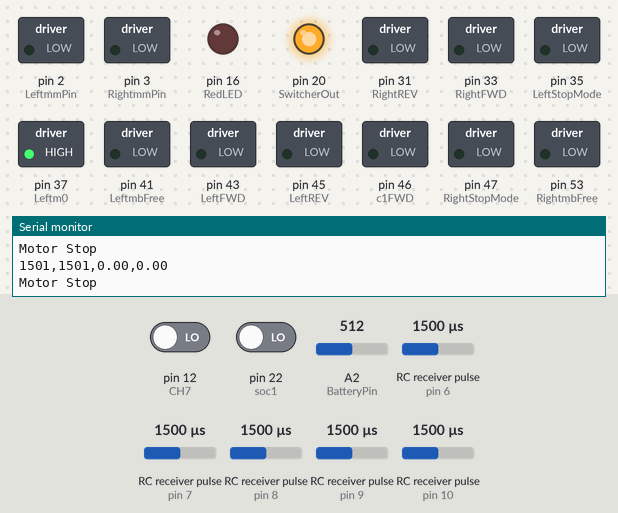
The sketch below on a simulated Arduino Mega 2560, built with avr-gcc and run on an emulated ATmega2560. On the bench: switched loads named in the sketch (green lamp = pin HIGH), output pins drawn as LEDs (lit = HIGH), the last lines printed to the serial monitor. Wiring (inferred from the names in the program): 5 × RC receiver channel: data pin 6 / data pin 7 / data pin 8 / data pin 9 / data pin 10. The inputs (shaded band) are chosen by the test bench; at power-on: RC receiver pulse (sensors on pin 10, pin 6, pin 7, pin 8, pin 9) 1500 µs, pin 12 (CH7) LOW, pin 22 (soc1) LOW, A2 (BatteryPin) = 512.

Above: at 1.2 s.
1.3 s: RC receiver pulse (sensor on pin 10) set to 1532 µs
2.8 s: RC receiver pulse (sensor on pin 10) set to 1564 µs
At 4.0 s:
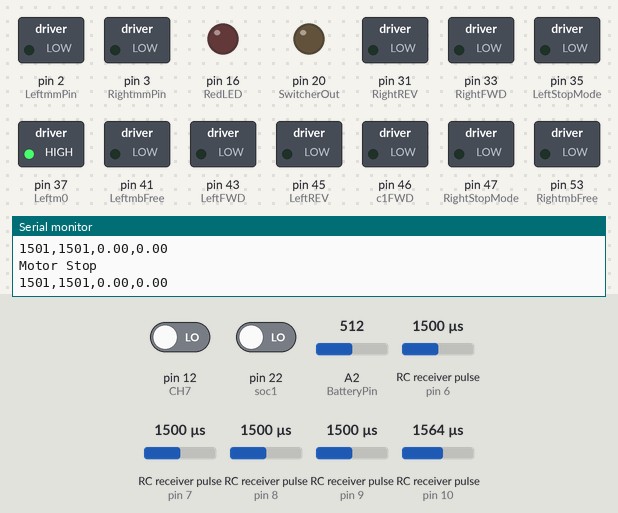
4.4 s: RC receiver pulse (sensor on pin 10) set to 1020 µs
At 6.2 s:
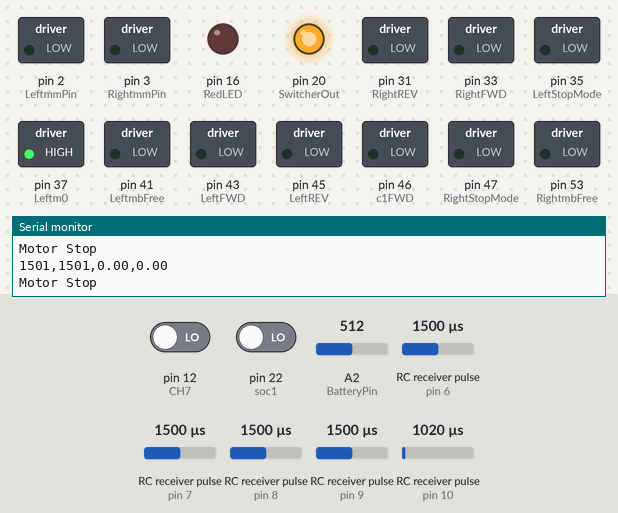
6.5 s: RC receiver pulse (sensor on pin 10) set to 1750 µs
At 7.2 s:
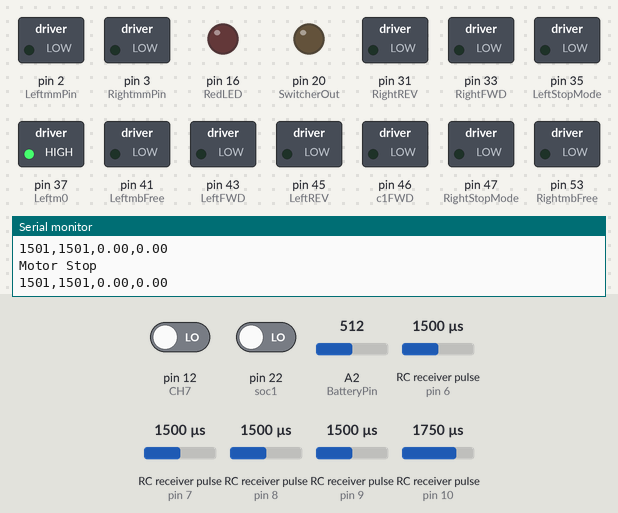
Timing chart, 0 to 9.0 s (numbered marks = the images above; inputs shaded):
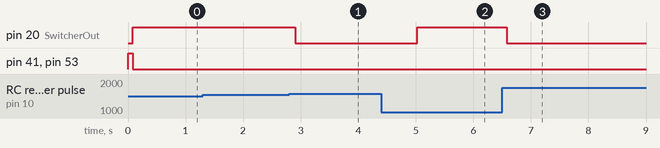

Measured:
- the behaviour switches between 1549 and 1550 µs on RC receiver pulse (sensor on pin 10) (found by bisection; images 0 and 1)
- after the input at 2.8 s, pin 20 (SwitcherOut): HIGH → LOW after 0.10 s
- after the input at 4.4 s, pin 20 (SwitcherOut): LOW → HIGH after 0.62 s
- after the input at 6.5 s, pin 20 (SwitcherOut): HIGH → LOW after 0.08 s

The sketch:

1000_msd700.ino
```cpp
/*
author:Tomoki Sugimoto
created date:20230217
purpose: To control the oriental motor from the proportional controler signal
tested for MSD700 No.1005

updates:
2022-10-26 create file
           change variable name
2023-02-15 Rewriting cylinders function
           Rewriting motors function
2023-02-16 add proportional controler function
           add IK calcuration
           Rewrite motor drive function
           fix propo to velocity
*/

#define RightmbFree 53
#define RightAlarmReset 51
#define Rightm0 49
#define RightStopMode 47
#define RightAlarmOut 40
#define RightwngN 38
#define RightSpeedOut 36
#define RightFWD 33
#define RightREV 31
#define RightmmPin 3

#define LeftREV 45
#define LeftFWD 43
#define LeftmbFree 41
#define LeftAlarmReset 39
#define Leftm0 37
#define LeftStopMode 35
#define LeftSpeedOut 34
#define LeftwngN 32
#define LeftAlarmOutN 30
#define LeftmmPin 2

#define c1FWD 46
#define c1REV 48
#define c2FWD 50
#define c2REV 52

#define LiftFB A0
#define DumpFB A1

#define SwitcherOut 20

#define soc1 22    // pcb 4 DO4
#define soc2 24    // pcb 3 DO5
#define RedLED 16  // pcb 6
#define BatteryPin A2

#define M_PI 3.14159265358979323846

const int CH1 = 8;  // right horizontal = X
const int CH2 = 9;  // left vertical = Y
const int CH3 = 6;  // right vertical = Y
const int CH4 = 7;  // left horizontal = X
// const int CH5 = 10; // switch(B)
const int CH6 = 10;  // SwitcherIn
const int CH7 = 12; // toggle "VR"

int thresholdHigh = 1715, thresholdMid = 1510, thresholdLow = 1308; // プロポ閾値
int rightX = 0; // right stick horizontal
int rightY = 0; // right stick vartical
int leftX  = 0; // left stick horizontal
int leftY  = 0; // left stick vartical
int VR = 0;
int switcher = 0; // variable for ch6 switch

int current_type;
int type = 0;

double batteryVo, batteryVoltage;
int BatteryV = 0;

float motorRpm[2];
float gLinear_x = 0.0;
float gAngular_z = 0.0;

int Extend = 0, Retract = 0;
// double DumpData = 0,LiftData = 0;


void proportionalControler(){
  leftX  = pulseIn(CH2, HIGH);  // CH2の計測を開始
  leftY  = pulseIn(CH4, HIGH);  // CH4の計測を開始
  rightX = pulseIn(CH1, HIGH);  // CH1の計測を開始
  rightY = pulseIn(CH3, HIGH);  // CH3の計測を開始

  // twist value to velosity
  // 1308.0  1715.0
  // for linear
  if(leftY >= thresholdMid){ // plus
    gLinear_x  = map(leftY, 1105, thresholdMid, 0, 462) / 1000;
  }
  else if(leftY <= thresholdMid){ // minus
    gLinear_x  = - map(leftY, thresholdMid, 1919, 0, 462) / 1000;
  }
  // for angular
  if(leftX >= thresholdMid){ // plus
    gAngular_z = map(leftX, 1105, 1919, -78, 78) / 100;
  }
  else if(leftX <= thresholdMid){ // minus
    gAngular_z = - map(leftX, thresholdMid, 1919, 0, 78) / 100;
  }

  // monitoring for check variables
  Serial.print(leftY);
  Serial.print(",");
  Serial.print(leftX);
  Serial.print(",");
  Serial.print(gLinear_x);
  Serial.print(",");
  Serial.println(gAngular_z);
}

void doHarness(){
  if(digitalRead(soc1) == HIGH && digitalRead(soc2) == HIGH){
    digitalWrite(RedLED,HIGH);
    // Serial.println("battery is LOW. 25% cherged");
  }
  else{
    digitalWrite(RedLED,LOW);
    // Serial.println("battery is cherged");
  }
}

void batteryData(){
  BatteryV = analogRead(BatteryPin);
  batteryVo = ((BatteryV + 0.5) * 5.00) / 1024;
  batteryVoltage = batteryVo * 30.00 / 5.00;
  //Serial.print(" Battery Voltage : ");
  // Serial.print(BatteryV);
  // Serial.print(","); Serial.print(batteryVo);
  // Serial.print(","); Serial.println(batteryVoltage);
}

// void attachmentModeChange(){
//   /* change direction
//   blade type : 0
//   bucket type : 1 */
//   current_type = digitalRead(CH5);
//   switch (current_type){
//   case 0:
//     type = 0;
//     break;
//   case 1:
//     type = 1;
//     break;
//   default:
//     type = 0;
//   }
// }


double velToRpm(double v){
  // convert velocity to rpm
  const double REDUCTION_RATIO = 100.0;  // 減速比 reduction ratio
  const double WHEEL_RADIUS = 0.1105;  // 車輪半径 radius of gyration [m]
  double n = 30 / M_PI * REDUCTION_RATIO / WHEEL_RADIUS * v;

  return n;
}

void ikVelToRpm(double v, double w){
  // calculate linear velocity and angur velocity to left and right velocity
  double D = 0.600;     // 車輪間距離 distance between the wheels [m]
  double v_r = v + D * w;
  double v_l = v - D * w;

  double left_rpm = velToRpm(v_l);
  double right_rpm = velToRpm(v_r);

  motorRpm[0] = left_rpm;
  motorRpm[1] = right_rpm;
}


void cylinderMove(int pulse, int FWD, int REV){
  if(pulse >= thresholdHigh){
    digitalWrite(REV, HIGH);
  }
  else if (pulse <= thresholdLow){
    digitalWrite(FWD, HIGH);
  }
  else{
    digitalWrite(FWD, LOW);
    digitalWrite(REV, LOW);
  }
}

void cylinderStop(int c1f, int c1r, int c2f, int c2r){
  digitalWrite(c1f, LOW);
  digitalWrite(c1r, LOW);
  digitalWrite(c2f, LOW);
  digitalWrite(c2r, LOW);

  // Sample for additional cylinder
  // ", int c3f, int c3r"
  // digitalWrite(c3f, LOW);
  // digitalWrite(c3r, LOW);
}

void motorStop(){
  analogWrite(LeftmmPin, 0);
  analogWrite(RightmmPin, 0);

  // HIGH:ブレーキ解放 LOW:ブレーキ保持
  digitalWrite(LeftmbFree, LOW);
  digitalWrite(RightmbFree, LOW);

  // STOP表示
  Serial.println("Motor Stop ");
}

void motorDirection(long left_rpm_in, long right_rpm_in){
  long left_rpm;
  long right_rpm;

  if(left_rpm_in > 0){
    left_rpm = left_rpm_in;
    digitalWrite(LeftFWD, HIGH);
  }
  else if (left_rpm_in > 0){
    right_rpm = left_rpm_in;
    digitalWrite(RightREV, HIGH);
  }
  else{
    digitalWrite(LeftFWD, LOW);
    digitalWrite(LeftREV, LOW);
  }

  if(right_rpm_in > 0){
    right_rpm = right_rpm_in;
    digitalWrite(RightFWD, HIGH);
  }
  else if (right_rpm_in < 0){
    left_rpm = right_rpm_in;
    digitalWrite(LeftREV, HIGH);
  }
  else{
    digitalWrite(RightFWD, LOW);
    digitalWrite(RightREV, LOW);
  }
}

void motorDrive(int left_rpm, int right_rpm){
  // twist
  int left_byte = map(left_rpm, 0, 4000, 0,255);
  int right_byte = map(right_rpm, 0, 4000, 0,255);

  motorDirection(left_byte, right_byte);

  if(left_byte && right_byte != 0.0){
    digitalWrite(LeftmmPin, left_byte);
    digitalWrite(RightmmPin, right_byte);
    Serial.print(left_byte);
    Serial.print(",");
    Serial.println(right_byte);
  }
  else{
    motorStop();
  }
}

void printall(){
  /*battery output values for IoT sysytem
  IoTシステム用バッテリー出力値*/
    Serial.print(" Battery Voltage : ");
    Serial.print(BatteryV);
    Serial.print(","); Serial.print(batteryVo);
    Serial.print(","); Serial.println(batteryVoltage);

  /*Value of the controller's switch for type switching
  タイプ切り替えのためのコントローラのスイッチの値*/
    Serial.print(current_type);

  /*Motor speed output from motorDrive function
  モータの速度の表示*/


  /*Value of the attachment arms from Lift function
  バケット/ブレードのシリンダの値*/
    Serial.print("Extend => ");
    Serial.println(Extend);
    Serial.print("Retract => ");
    Serial.println(Retract);
}


void setup() {
  Serial.begin(9600);
  //右モータードライバーアウトプット
  pinMode(RightFWD, OUTPUT);
  pinMode(RightREV, OUTPUT);
  pinMode(RightStopMode, OUTPUT);
  pinMode(Rightm0, OUTPUT);
  pinMode(RightAlarmReset, OUTPUT);
  pinMode(RightmbFree, OUTPUT);
  //右モータードライバーインプット
  pinMode(RightAlarmOut, INPUT);
  pinMode(RightwngN, INPUT);
  pinMode(RightSpeedOut, INPUT);

  //左モータードライバーアウトプット
  pinMode(LeftFWD, OUTPUT);
  pinMode(LeftREV, OUTPUT);
  pinMode(LeftStopMode, OUTPUT);
  pinMode(Leftm0, OUTPUT);
  pinMode(LeftAlarmReset, OUTPUT);
  pinMode(LeftmbFree, OUTPUT);
  //左モータードライバーインプット
  pinMode(LeftAlarmOutN, INPUT);
  pinMode(LeftwngN, INPUT);
  pinMode(LeftSpeedOut, INPUT);

  // HIGH:速度指定を外部入力 LOW:内部速度設定器
  digitalWrite(Rightm0, HIGH);
  digitalWrite(Leftm0, HIGH);
  //モータードライバー速度設定
  pinMode(LeftmmPin, OUTPUT);
  pinMode(RightmmPin, OUTPUT);
  // HIGH:時間設定 LOW:瞬時停止
  digitalWrite(RightStopMode, LOW);
  digitalWrite(LeftStopMode, LOW);
  // HIGH:ブレーキ解放 LOW:ブレーキ保持
  digitalWrite(RightmbFree, HIGH);
  digitalWrite(LeftmbFree, HIGH);


  // シリンダーモータードライバー
  pinMode(c1FWD, OUTPUT);
  pinMode(c1REV, OUTPUT);
  pinMode(c2FWD, OUTPUT);
  pinMode(c2REV, OUTPUT);
  // アームフィードバック
  pinMode(LiftFB, INPUT);
  pinMode(DumpFB, INPUT);

  // レシーバー
  pinMode(CH1, INPUT);
  pinMode(CH3, INPUT);
  pinMode(CH2, INPUT);
  pinMode(CH4, INPUT);
  // pinMode(CH5, INPUT);
  pinMode(CH7, INPUT);
  pinMode(CH6, INPUT);
  pinMode(SwitcherOut, OUTPUT); // 動力リレー用リレー

  // Battery Pin
  pinMode(BatteryPin, INPUT);
  pinMode(RedLED, OUTPUT);

}

void loop() {
  switcher = pulseIn(CH6, HIGH);
  proportionalControler();
  // attachmentModeChange();
  batteryData();
  doHarness();

  if (switcher > 1550) {
      digitalWrite(SwitcherOut, LOW);
      VR = pulseIn(CH7, HIGH);

    if (VR > 1700) {
      // ----------------test----------------
      // gLinear_x, gAngular_z
      // float gLinear_x = 0.011; // 0.4628;   // [m/s]
      // float gAngular_z = 0.0;     // [rad/s]
      // ------------------------------------
      ikVelToRpm(gLinear_x, gAngular_z);

      motorDrive(motorRpm[0],motorRpm[1]);

      Serial.print("left motor value: ");
      Serial.print(motorRpm[0]);
      Serial.print(", right motor value: ");
      Serial.println(motorRpm[1]);

      cylinderMove(rightY, c1FWD, c1REV); // cylinder 1
      cylinderMove(rightX, c2REV, c2FWD); // cylinder 2
      }
      else {
        motorStop();
        cylinderStop(c1FWD, c1REV, c2FWD, c2REV);
      }
  }
  else {
    digitalWrite(SwitcherOut, HIGH);
    motorStop();
    cylinderStop(c1FWD, c1REV, c2FWD, c2REV);
  }
  // printall();
}
```
